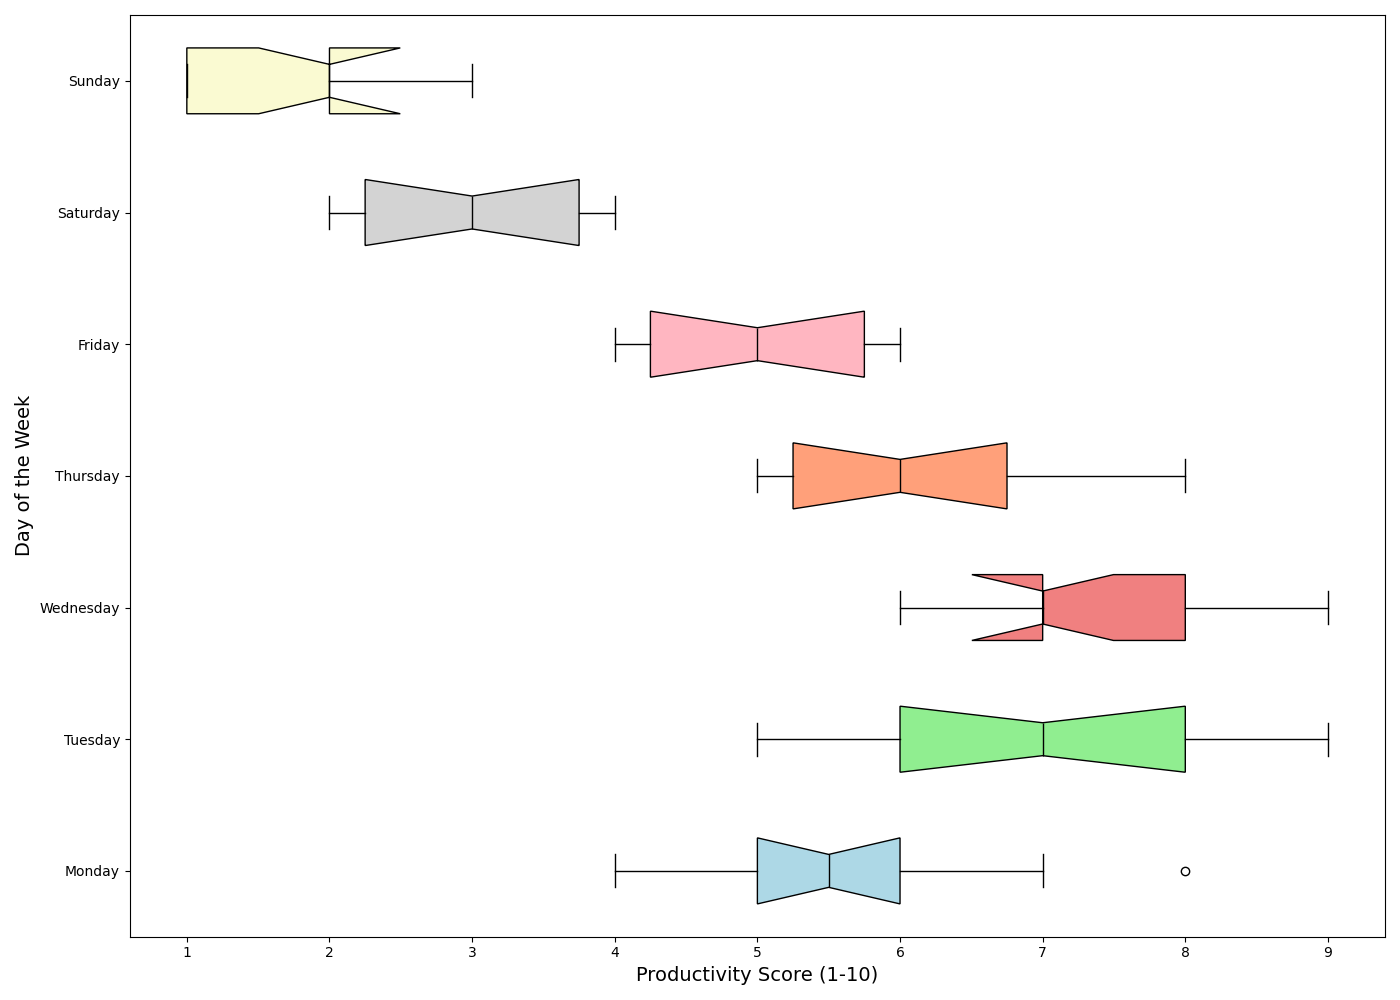

This chart was generated by the following Python code:
import matplotlib.pyplot as plt

productivity_data = {
    'Monday': [4, 5, 6, 5, 7, 8, 5, 6, 4, 6],
    'Tuesday': [6, 7, 5, 6, 8, 9, 7, 6, 8, 9],
    'Wednesday': [7, 8, 6, 7, 9, 9, 7, 8, 6, 7],
    'Thursday': [5, 6, 5, 6, 7, 7, 8, 6, 5, 6],
    'Friday': [4, 5, 4, 5, 6, 6, 5, 4, 5, 6],
    'Saturday': [2, 3, 2, 4, 3, 4, 3, 2, 3, 4],
    'Sunday': [1, 2, 1, 3, 2, 2, 3, 1, 2, 1]
}

box_plot_data = list(productivity_data.values())
colors = ['lightblue', 'lightgreen', 'lightcoral', 'lightsalmon', 'lightpink', 'lightgray', 'lightgoldenrodyellow']

fig, ax = plt.subplots(figsize=(14, 10))

bplots = ax.boxplot(box_plot_data, vert=False, labels=productivity_data.keys(),
                    patch_artist=True, notch=True, medianprops=dict(color='black'))

for patch, color in zip(bplots['boxes'], colors):
    patch.set_facecolor(color)

ax.set_xlabel('Productivity Score (1-10)', fontsize=14)
ax.set_ylabel('Day of the Week', fontsize=14)

plt.tight_layout()
plt.show()
